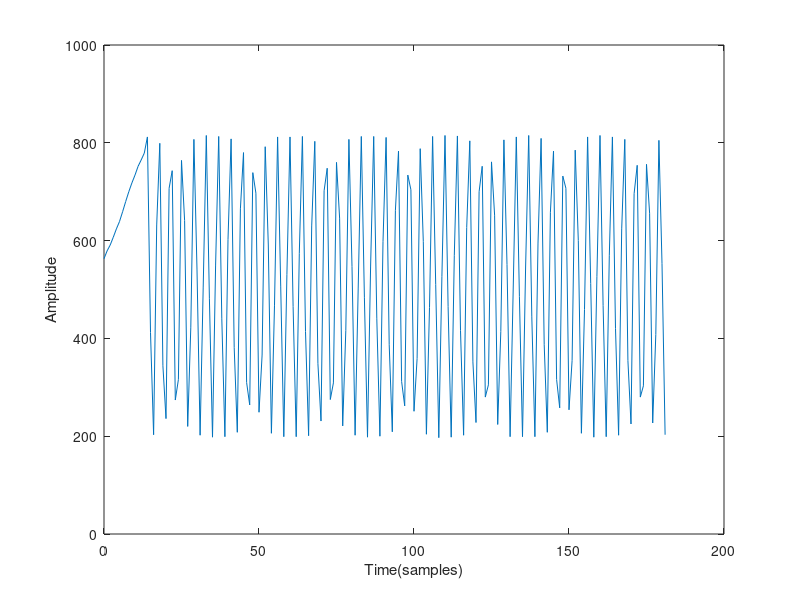
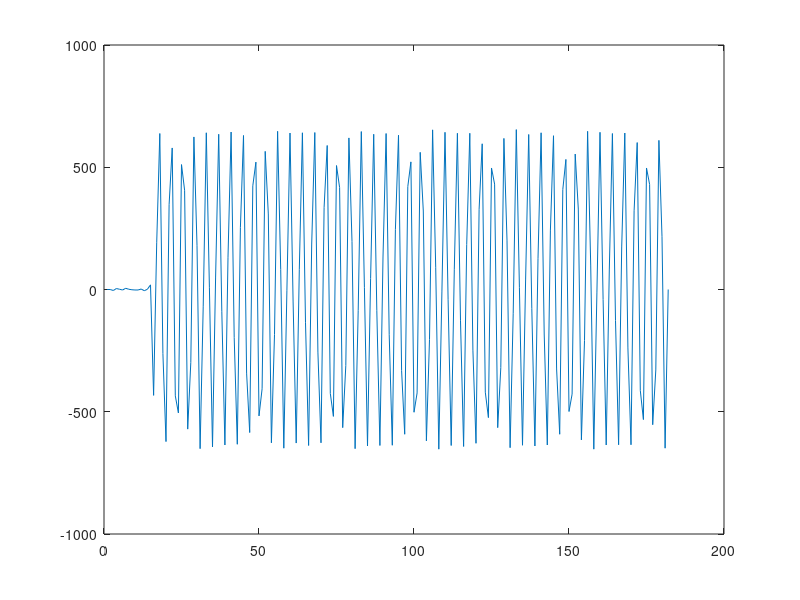
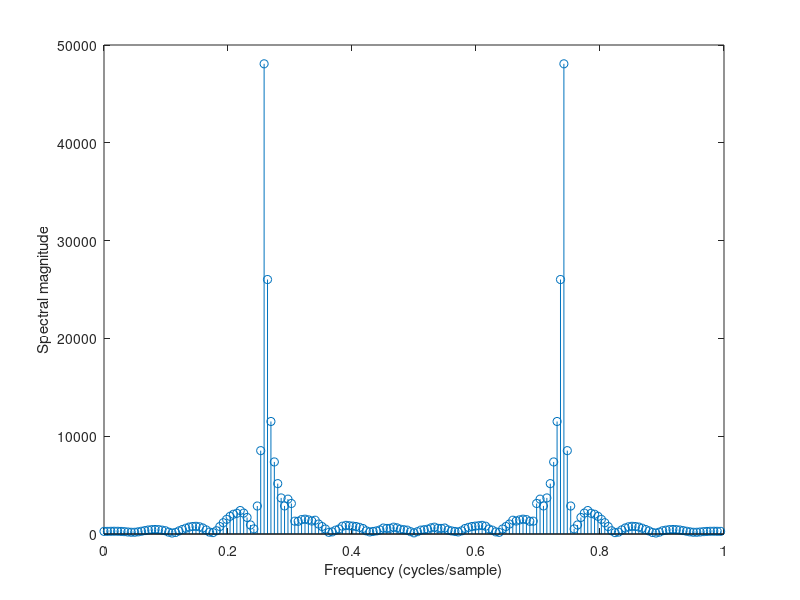

MATLAB code to generate these figures, in order:
% output of analogRead(A9)
x =[
563
579
591
607
624
639
659
680
700
718
734
752
765
779
812
412
203
632
799
344
236
707
743
274
316
764
641
220
423
807
540
202
505
815
481
198
550
813
440
199
602
808
381
208
665
780
310
264
739
697
249
366
792
591
206
468
812
507
199
531
812
465
199
574
813
414
201
630
803
349
231
702
748
275
309
760
646
221
416
807
547
202
503
813
483
198
548
813
440
200
598
811
387
209
662
783
312
262
734
704
251
359
788
598
204
463
813
510
197
527
815
465
198
570
814
416
202
627
804
352
228
700
752
280
305
761
652
224
414
806
551
199
501
812
486
199
546
815
444
199
595
809
387
208
658
783
316
258
732
707
254
355
785
600
206
459
812
512
198
527
815
467
199
569
812
420
202
624
807
355
225
696
754
280
303
756
656
227
408
805
553
203

];

% Constants
N = length(x)
n = 0:(N-1);

% Data window
%w = hamming(N);
w = 1
xw = x.*w;
Xw = fft(xw);

% Plot time-domain signal
figure(1);
plot(n, xw);
xlabel('Time(samples)');
ylabel('Amplitude');

% Plot spectrum
figure(2);
stem(linspace(0,1-1/N,N), abs(Xw));
xlabel('Frequency (cycles/sample)');
ylabel('Spectral magnitude');

y = zeros(1,N);
w0 = 2*pi*40;
for i=3:N-1
y(i) = 1*(x(i) - 2*cos(w0)*x(i-1) + x(i-2));
end
figure(2);
plot(y);

% Plot spectrum
figure(3);

%w = hamming(N);
w = 1
yw = y.*w;
Yw = fft(yw);

figure(4);
stem(linspace(0,1-1/N,N), abs(Yw));
xlabel('Frequency (cycles/sample)');
ylabel('Spectral magnitude');

% yf = fft(y);
% figure(2);
% plot(y);
% figure(3);
% stem(n, abs(yf)/196);

%stem(n, abs(xf)/N);